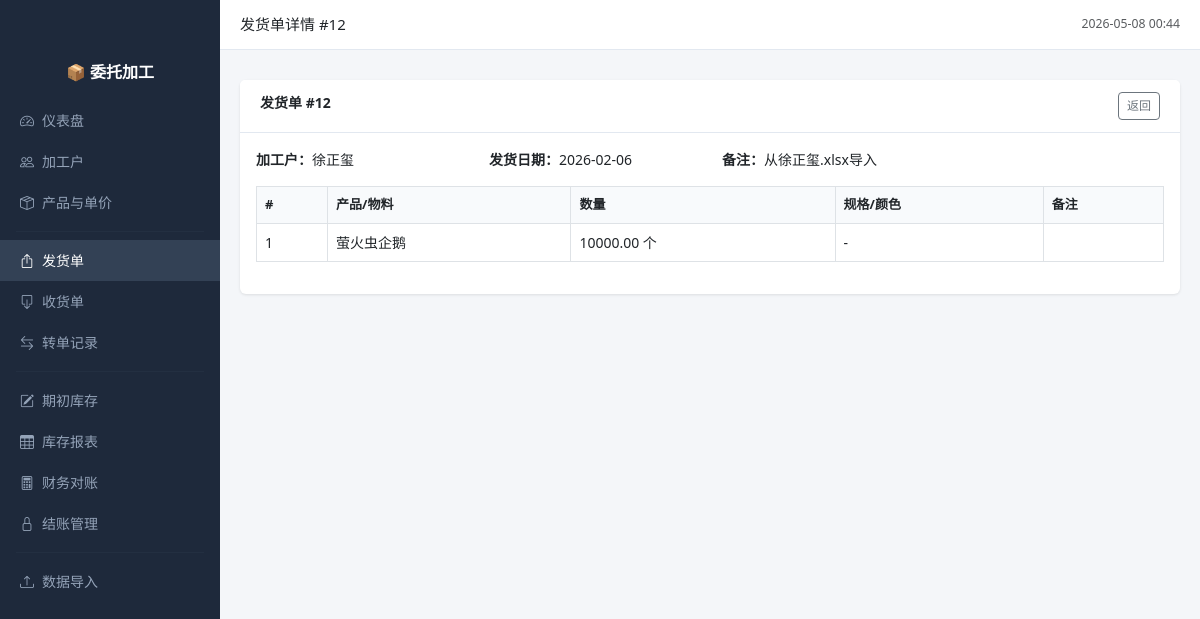
Page /shipments/view/12 on the earlier database version.
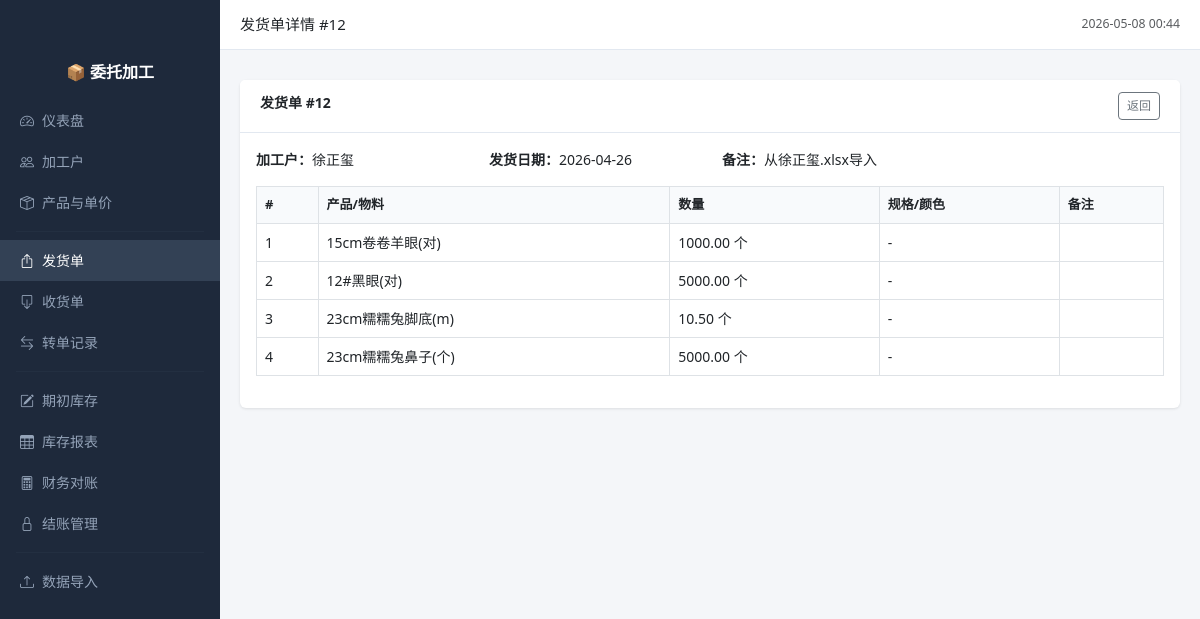
Same page on the later database version.
### app.py (models this page shows, shortened)
class Shipment(db.Model):
    __tablename__ = 'shipments'
    id = db.Column(db.Integer, primary_key=True)
    processor_id = db.Column(db.Integer, db.ForeignKey('processors.id'), nullable=False)
    shipment_date = db.Column(db.String(20), nullable=False)
    notes = db.Column(db.Text)
    created_at = db.Column(db.DateTime, default=datetime.now)
    items = db.relationship('ShipmentItem', backref='shipment', lazy='dynamic',
                            cascade='all, delete-orphan')

class ShipmentItem(db.Model):
    __tablename__ = 'shipment_items'
    id = db.Column(db.Integer, primary_key=True)
    shipment_id = db.Column(db.Integer, db.ForeignKey('shipments.id'), nullable=False)
    product_id = db.Column(db.Integer, db.ForeignKey('products.id'), nullable=False)
    quantity = db.Column(db.Float, default=0)
    spec = db.Column(db.String(100))  # 规格/颜色
    notes = db.Column(db.Text)
    product = db.relationship('Product', backref='shipment_items')

class Product(db.Model):
    __tablename__ = 'products'
    id = db.Column(db.Integer, primary_key=True)
    name = db.Column(db.String(200), nullable=False)
    unit = db.Column(db.String(20), default='个')  # 个/对/米/公斤/袋
    category_id = db.Column(db.Integer, db.ForeignKey('product_categories.id'))
    product_type = db.Column(db.String(20), default='成品')  # 成品/半成品/原材料
    notes = db.Column(db.Text)
    created_at = db.Column(db.DateTime, default=datetime.now)

### app.py (the view)
@app.route('/shipments/view/<int:id>')
def shipment_view(id):
    shipment = Shipment.query.get_or_404(id)
    items = ShipmentItem.query.filter_by(shipment_id=id).all()
    return render_template('shipment_detail.html', shipment=shipment, items=items)

### app.py (called while the page is built)
@app.context_processor
def utility_processor():
    return {'now': lambda: datetime.now().strftime('%Y-%m-%d %H:%M'),
            'today': lambda: datetime.now().strftime('%Y-%m-%d')}

### templates/shipment_detail.html
{% extends "base.html" %}
{% block page_title %}发货单详情 #{{ shipment.id }}{% endblock %}
{% block content %}
<div class="card">
    <div class="card-header d-flex justify-content-between">
        <span>发货单 #{{ shipment.id }}</span>
        <div>
            <a href="{{ url_for('shipment_list') }}" class="btn btn-outline-secondary btn-sm">返回</a>
        </div>
    </div>
    <div class="card-body">
        <div class="row mb-3">
            <div class="col-md-3"><strong>加工户：</strong>{{ shipment.processor.name }}</div>
            <div class="col-md-3"><strong>发货日期：</strong>{{ shipment.shipment_date }}</div>
            <div class="col-md-6"><strong>备注：</strong>{{ shipment.notes or '-' }}</div>
        </div>
        <table class="table table-bordered">
            <thead>
                <tr><th>#</th><th>产品/物料</th><th>数量</th><th>规格/颜色</th><th>备注</th></tr>
            </thead>
            <tbody>
                {% for item in items %}
                <tr>
                    <td>{{ loop.index }}</td>
                    <td>{{ item.product.name }}</td>
                    <td>{{ '%.2f'|format(item.quantity) }} {{ item.product.unit or '个' }}</td>
                    <td>{{ item.spec or '-' }}</td>
                    <td>{{ item.notes or '' }}</td>
                </tr>
                {% else %}
                <tr><td colspan="5" class="text-center text-muted">无明细</td></tr>
                {% endfor %}
            </tbody>
        </table>
    </div>
</div>
{% endblock %}

Differences in the rows shown:
changed Shipment "从徐正玺.xlsx导入": shipment_date "2026-02-06" → "2026-04-26"
now on this page (row edited): ShipmentItem: product.name "15cm卷卷羊眼(对)", quantity "1000.00", product "个", spec "-"
now on this page (row edited): ShipmentItem: product.name "12#黑眼(对)", quantity "5000.00", product "个", spec "-"
now on this page (row edited): ShipmentItem: product.name "23cm糯糯兔脚底(m)", quantity "10.50", product "个", spec "-"
changed ShipmentItem: product.name "萤火虫企鹅" → "23cm糯糯兔鼻子(个)"; quantity "10000.00" → "5000.00"
